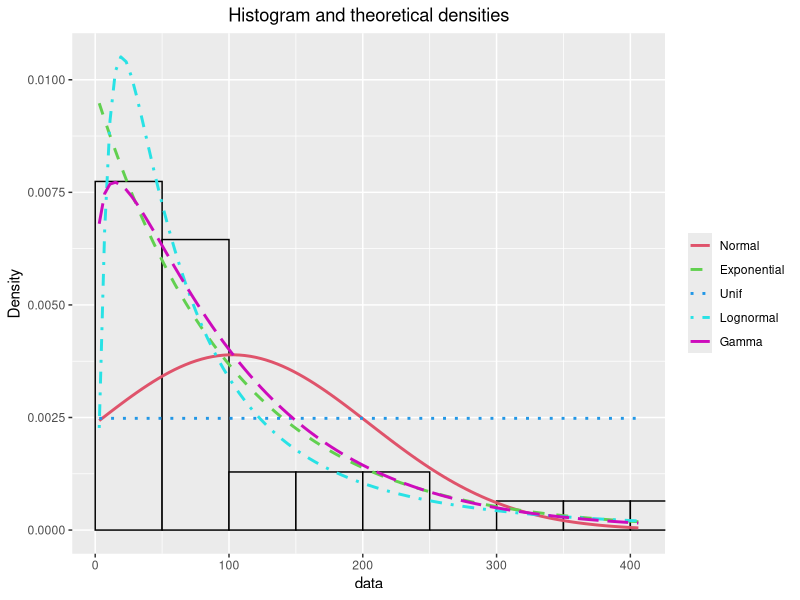
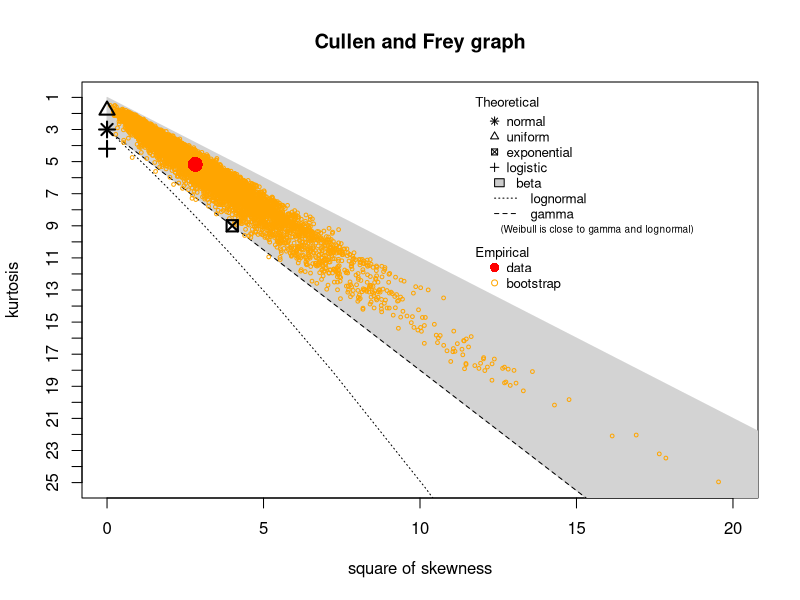
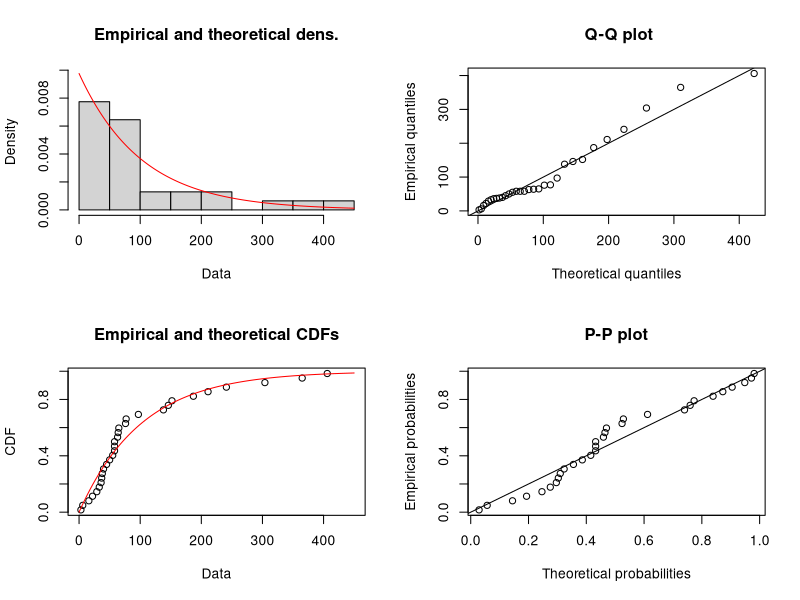
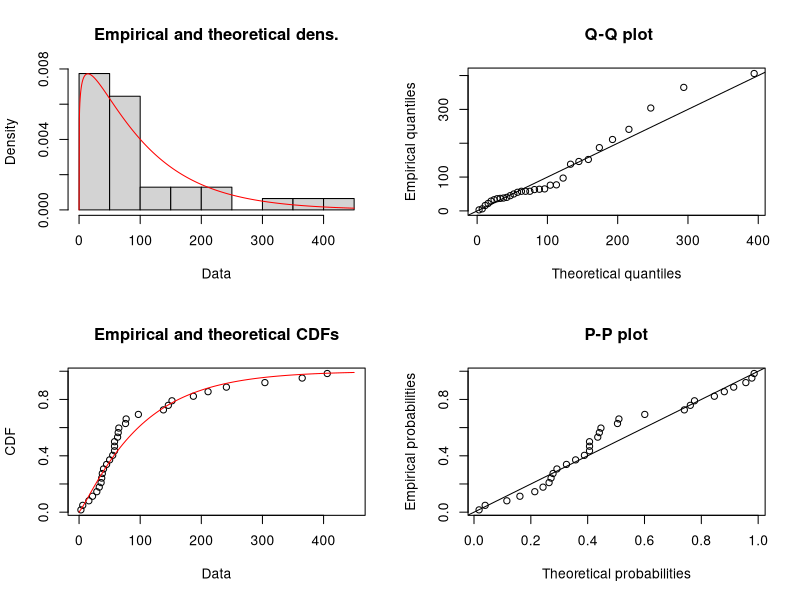
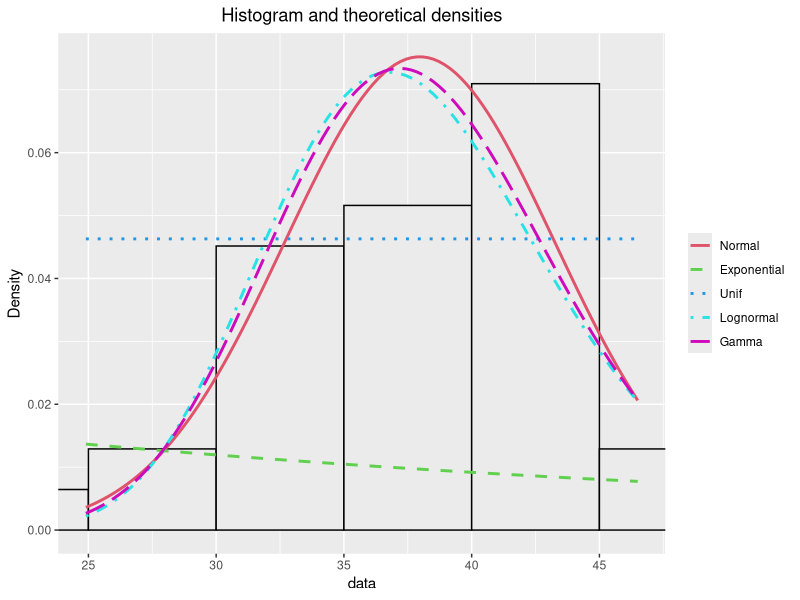
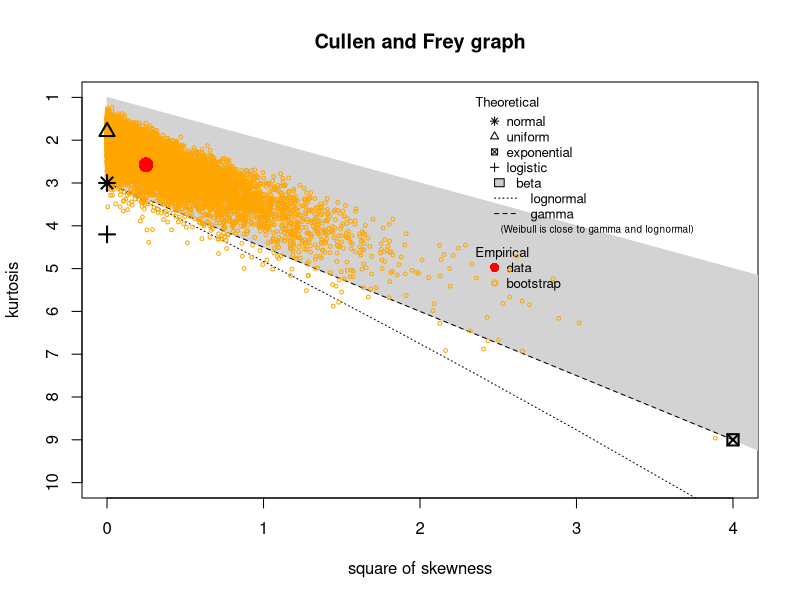
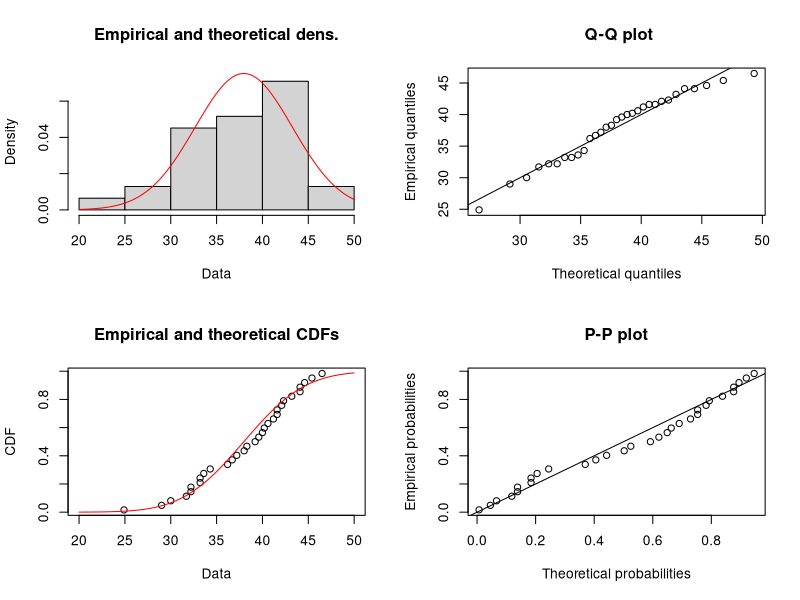
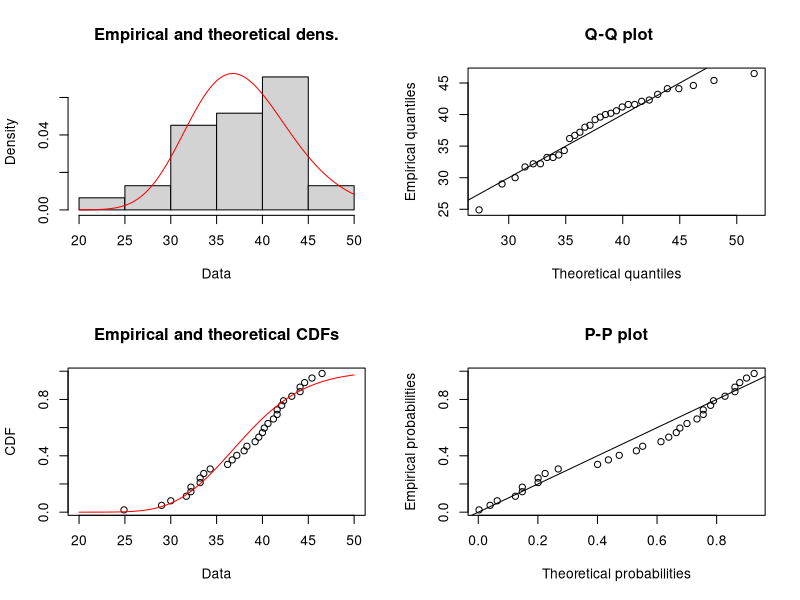

These figures' R source, in order:
library(tidyverse)
library(fitdistrplus)

# Read Data
zone_raw <- read.csv("out_2.csv")

# Data Wrangling
zone <- zone_raw %>% 
  filter(Date != "",) %>% 
  mutate(
    datetime = ymd_hm(paste(Date, Uhrzeit, sep = " ")), 
    masse = m..kg., 
    velocity = v..m.s.) %>% 
  arrange(datetime) %>% 
  filter(masse > 0) %>% 
  dplyr::select(datetime, masse, velocity)

# Data Wrangling for Time Difference
time_diff <- data.frame(
  stunden = as.numeric(diff(zone$datetime))
)

# Calc Distribution
mass.expo <- fitdist(zone$masse, "exp")
mass.norm <- fitdist(zone$masse, "norm")
mass.unif <- fitdist(zone$masse, "unif")
mass.lnorm <- fitdist(zone$masse, "lnorm")
mass.gamm <- fitdist(zone$masse, "gamma")
mass.legend <- c("Normal", "Exponential", "Unif", "Lognormal", "Gamma")

velocity.norm <- fitdist(zone$velocity, "norm")
velocity.expo <- fitdist(zone$velocity, "exp")
velocity.unif <- fitdist(zone$velocity, "unif")
velocity.lnorm <- fitdist(zone$velocity, "lnorm")
velocity.gamm <- fitdist(zone$velocity, "gamma")
velocity.legend <- c("Normal", "Exponential", "Unif", "Lognormal", "Gamma")


time_diff.norm <- fitdist(time_diff$stunden, "norm")
time_diff.expo <- fitdist(time_diff$stunden, "exp")
time_diff.unif <- fitdist(time_diff$stunden, "unif")
time_diff.lnorm <- fitdist(time_diff$stunden, "lnorm")
time_diff.gamm <- fitdist(time_diff$stunden, "gamma")
time_diff.legend <- c("Normal", "Exponential", "Unif", "Lognormal", "Gamma")

# Plot different Distributions for mass
denscomp(list(mass.norm, mass.expo, mass.unif, mass.lnorm, mass.gamm), legendtext = mass.legend, plotstyle = "ggplot")
descdist(zone$mass, boot = 10000, discrete = FALSE)

# Die passen am besten (gamma)
plot(mass.expo)
plot(mass.gamm)

# Plot different Distributions for velocity
denscomp(list(velocity.norm, velocity.expo, velocity.unif, velocity.lnorm, velocity.gamm), legendtext = velocity.legend, plotstyle = "ggplot")
descdist(zone$velocity, boot = 10000, discrete = FALSE)

# Die passen am besten (gamma)
plot(velocity.norm)
plot(velocity.lnorm)
plot(velocity.gamm)

# Plot different Distributions for velocity
denscomp(list(time_diff.norm, time_diff.expo, time_diff.unif, time_diff.lnorm, time_diff.gamm), legendtext = time_diff.legend, plotstyle = "ggplot")
descdist(time_diff$stunden, boot = 10000)

# Die passen am besten (gamma)
plot(time_diff.gamm)

print(velocity.gamm$estimate)


set.seed(54321)
amount <- 1e+06
zone_gen <- data.frame(
  masse = rgamma(amount, shape = mass.gamm$estimate[1], rate = mass.gamm$estimate[2]),
  velocity = rgamma(amount, shape = velocity.gamm$estimate[1], rate = velocity.gamm$estimate[2]),
  time_diff_stunden = rgamma(amount, shape = time_diff.gamm$estimate[1], rate = time_diff.gamm$estimate[2])
) %>% 
  mutate(kin_energy = masse * velocity * velocity * 0.5 / 1000,)

hist(zone_gen$time_diff_stunden)
